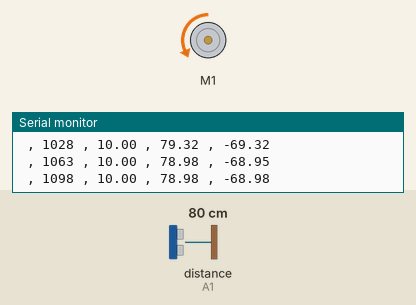
A sketch run on a simulated Arduino Uno, built with avr-gcc and run on an emulated ATmega328P. Parts: DC motor (green arrow = forward, orange = backward, longer = faster), the last lines printed to the serial monitor. Wiring (inferred from the names in the program): ultrasonic range finder: trigger A0; echo A1. The inputs (shaded band) are chosen by the test bench; at power-on: distance to the obstacle (sensor on A1) 80 cm. The echo pulse lasts 58.3 µs per cm.

Above: at 1.2 s.
1.3 s: distance to the obstacle (sensor on A1) set to 18 cm
At 1.8 s:
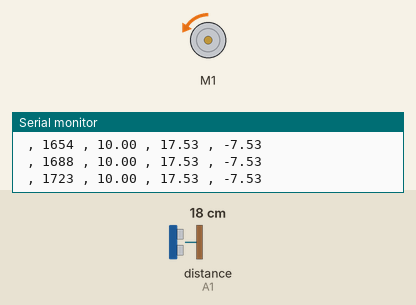
2.8 s: distance to the obstacle (sensor on A1) set to 35 cm
At 3.4 s:
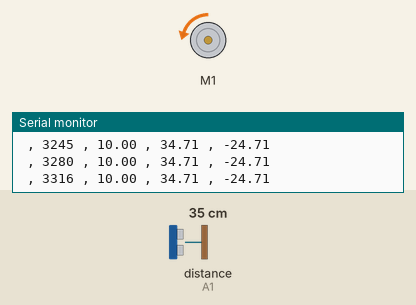
4.3 s: distance to the obstacle (sensor on A1) set to 120 cm
At 5.4 s:
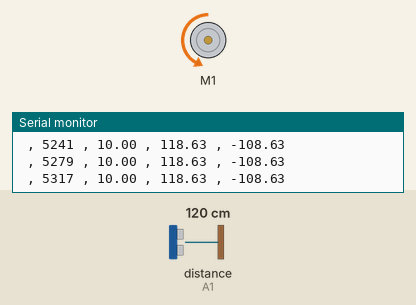
5.8 s: distance to the obstacle (sensor on A1) set to 2 cm
At 7.0 s:
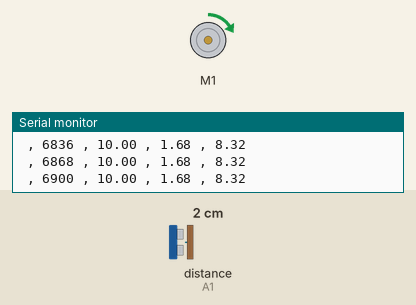
7.3 s: distance to the obstacle (sensor on A1) set to 250 cm
At 8.2 s:
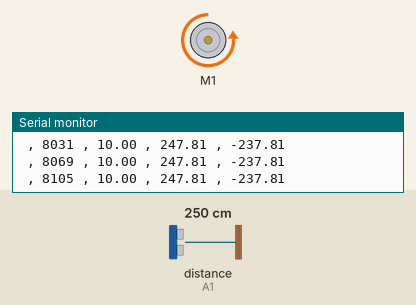
8.8 s: distance to the obstacle (sensor on A1) set to 60 cm
At 10.3 s:
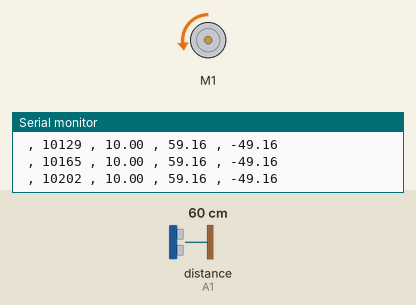
Timing chart, 0 to 11.3 s (numbered marks = the images above; inputs shaded):
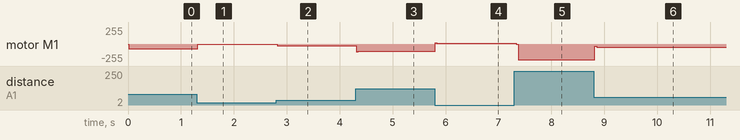

Measured:
- after the input at 1.3 s, motor M1: backward 68/255 → backward 7/255 at once
- after the input at 2.8 s, motor M1: backward 7/255 → backward 24/255 at once
- after the input at 4.3 s, motor M1: backward 24/255 → backward 108/255 at once
- after the input at 5.8 s, motor M1: backward 108/255 → forward 8/255 at once
- after the input at 7.3 s, motor M1: forward 8/255 → backward 237/255 at once
- after the input at 8.8 s, motor M1: backward 237/255 → backward 49/255 at once

The sketch:

sistemasinmedida1Car.ino
```cpp
#include <AFMotor.h>
//tiempo(T), señal cm mide sensor(E), referencia(U), salida controlador(Y)
AF_DCMotor motor1(1); // Front-Back motor

const int TRIG1 = A0; // Salida
const int ECHO1 = A1; // Entrada
const int DISTANCIA_DESEADA = 10; // Distancia deseada en cm

// Ganancias del controlador
const float Kp = 1;
const float Kd = 0.1;
float prev_error=0;
// Variables de tiempo
unsigned long tiempo_actual, tiempo_anterior = 0;

// Variables de referencia, salida y señal de control
float referencia, salida, control_signal;

void setup() {
  Serial.begin(9600);
  pinMode(TRIG1, OUTPUT);
  pinMode(ECHO1, INPUT);
  motor1.setSpeed(255); // Establecer la velocidad del motor
}

void loop() {
  // Actualizar el tiempo
  tiempo_actual = millis();
  float dt = (tiempo_actual - tiempo_anterior) / 1000.0; // Tiempo transcurrido en segundos
  tiempo_anterior = tiempo_actual;

  // Actualizar la referencia
  referencia = DISTANCIA_DESEADA;

  // Medir la distancia
  long duration, distance;
  digitalWrite(TRIG1, LOW);
  delayMicroseconds(2);
  digitalWrite(TRIG1, HIGH);
  delayMicroseconds(10);
  digitalWrite(TRIG1, LOW);
  duration = pulseIn(ECHO1, HIGH);
  salida = duration * 0.034 / 2; // Convertir la duración en distancia en cm

  // Calcular la señal de control del motor
  float error = referencia - salida;
  float derivada = error - prev_error;
  prev_error = error;
  control_signal = Kp * error + Kd * derivada;

  // Controlar el motor
  if (control_signal > 0) {
    motor1.run(FORWARD);
    motor1.setSpeed(control_signal);
  } else if (control_signal < 0) {
    motor1.run(BACKWARD);
    motor1.setSpeed(-control_signal);
  } else {
    motor1.run(RELEASE);
  }

    // Mostrar las variables de tiempo, referencia, salida y señal de control en el Serial Monitor
  //Serial.print("Tiempo: ");
  Serial.print(" , ");
  Serial.print(tiempo_actual);
  //Serial.print(", Referencia: ");
  Serial.print(" , ");
  Serial.print(referencia );
  //Serial.print(", Salida: ");
  Serial.print(" , ");
  Serial.print(salida );
  //Serial.print(", Senal de control: ");
  Serial.print(" , ");
  Serial.println(control_signal );
}
```
